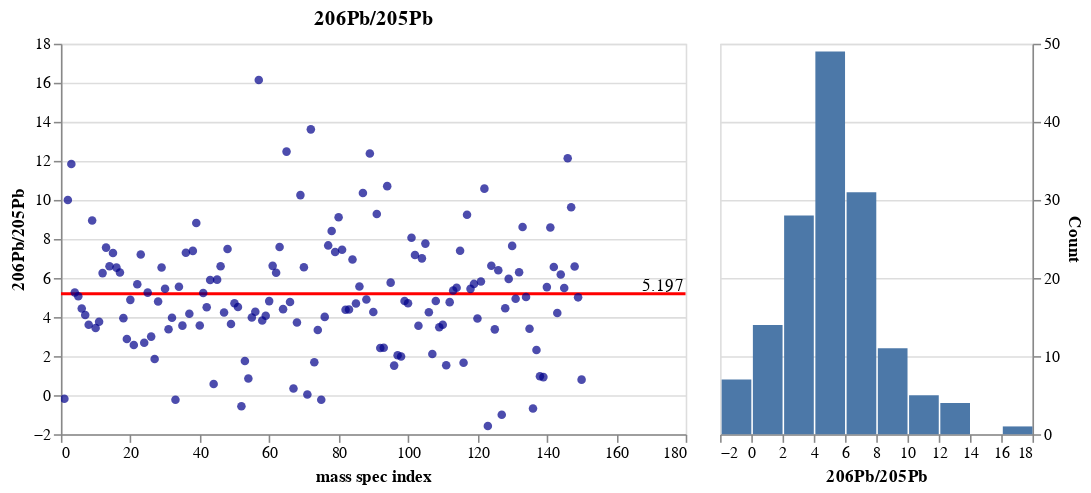

Write notebook code for a chart like this one.
### Code cell
#| label: ratio-plots
import altair as alt

chart = alt.Chart(df)

points = chart.mark_point(color='darkBlue', filled=True).encode(
    alt.X('time').title("mass spec index").axis(grid=False).scale(domain=(0,180), clamp=True),
    alt.Y('ratio').axis(grid = True).scale(clamp=True)
).interactive()

meanline = chart.mark_rule(color='red', strokeWidth=2).encode(
    alt.Y("mean(ratio)").title("206Pb/205Pb")
)

hist = chart.mark_bar().encode(
     alt.X('ratio').bin(maxbins=10).title("206Pb/205Pb"),
     alt.Y('count()').title("Count").axis(orient='right')
)

text = meanline.mark_text(
    align = "right",
    baseline = "bottom", 
    dx = 200-1,
).encode(text = "mu:Q").transform_calculate(
    mu = alt.expr.round( 1000 * df["ratio"].mean() ) / 1000
    )

( # plots
    (meanline + points + text).properties(
    width = 400, height = 250,
    title = "206Pb/205Pb")
    |
    hist.properties(
        width = 200, height = 250
    )
)

### Figure 1 — Vega-Lite specification as saved in the notebook (floating-point values rounded to 4 significant figures; data arrays with more than 128 entries replaced by an {"elided": "..."} marker saying what was removed)
{"config": {"view": {"continuousWidth": 300, "continuousHeight": 300}}, "hconcat": [{"layer": [{"mark": {"type": "rule", "color": "red", "strokeWidth": 2}, "encoding": {"y": {"aggregate": "mean", "field": "ratio", "title": "206Pb/205Pb", "type": "quantitative"}}}, {"mark": {"type": "point", "color": "darkBlue", "filled": true}, "encoding": {"x": {"axis": {"grid": false}, "field": "time", "scale": {"domain": [0, 180], "clamp": true}, "title": "mass spec index", "type": "quantitative"}, "y": {"axis": {"grid": true}, "field": "ratio", "scale": {"clamp": true}, "type": "quantitative"}}, "name": "view_147"}, {"mark": {"type": "text", "align": "right", "baseline": "bottom", "dx": 199}, "encoding": {"text": {"field": "mu", "type": "quantitative"}, "y": {"aggregate": "mean", "field": "ratio", "title": "206Pb/205Pb", "type": "quantitative"}}, "transform": [{"calculate": "(round(5197.49453677728) / 1000)", "as": "mu"}]}], "height": 250, "title": "206Pb/205Pb", "width": 400}, {"mark": {"type": "bar"}, "encoding": {"x": {"bin": {"maxbins": 10}, "field": "ratio", "title": "206Pb/205Pb", "type": "quantitative"}, "y": {"aggregate": "count", "axis": {"orient": "right"}, "title": "Count", "type": "quantitative"}}, "height": 250, "width": 200}], "data": {"name": "data-7655c939e537c7fcbd365122ced21dfa"}, "params": [{"name": "param_165", "select": {"type": "interval", "encodings": ["x", "y"]}, "bind": "scales", "views": ["view_147"]}], "$schema": "https://vega.github.io/schema/vega-lite/v5.8.0.json", "datasets": {"data-7655c939e537c7fcbd365122ced21dfa": {"elided": "150 records"}}}
